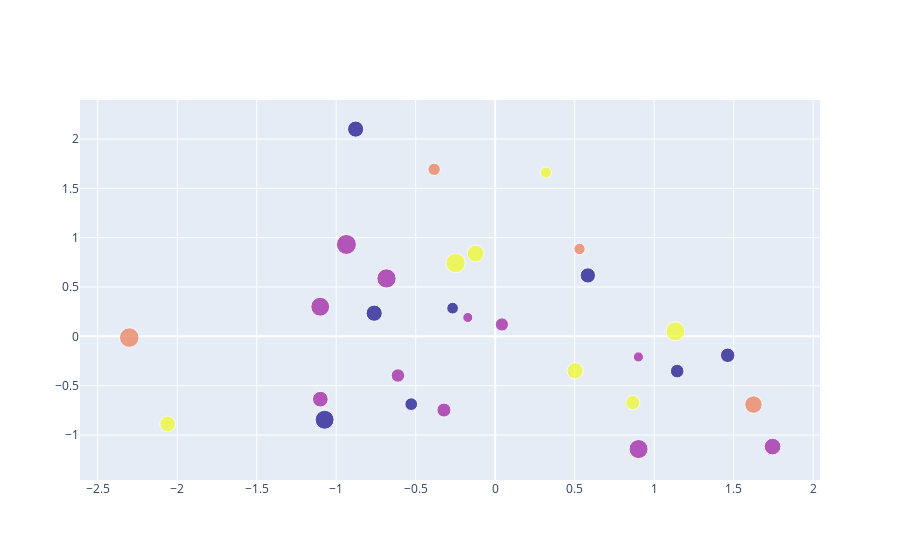

Notebook code cell kept with this figure:
### Code cell
fig = go.Figure()
fig.add_trace(
    go.Scatter(x=x,y=y,mode="markers",marker=dict(color = classes,size = importance_weight/10))
)
